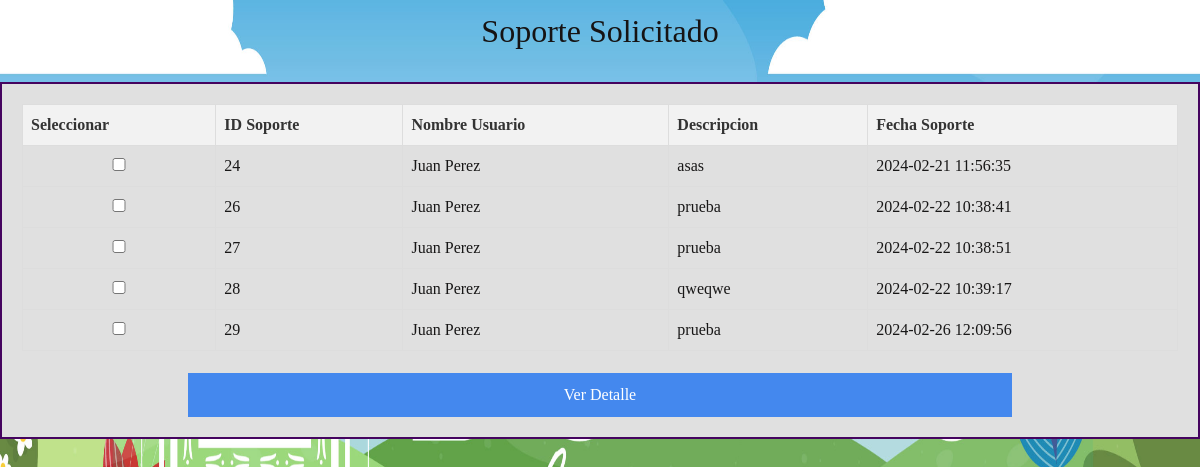
The page /admi_soporte.php (signed in) on the database its author committed.
### tables this page shows
CREATE TABLE `soporte` (
  `id_soporte` int(11) NOT NULL,
  `id_usuario` int(11) NOT NULL,
  `descripcion` varchar(300) NOT NULL,
  `fecha_soporte` datetime NOT NULL
);

CREATE TABLE `usuarios` (
  `id` int(11) NOT NULL,
  `nombre` text NOT NULL,
  `usuario` text NOT NULL,
  `contraseña` varchar(10) NOT NULL,
  `id_cargo` int(11) NOT NULL,
  `id_dpto` int(11) DEFAULT NULL
);

### admi_soporte.php (the view, shortened to what this page needs)
<!DOCTYPE html>
<html lang="en">
<head>
    <link rel="stylesheet" href="css/style.css">
    <link href="https://cdn.jsdelivr.net/npm/bootstrap@5.1.3/dist/css/bootstrap.min.css" rel="stylesheet">
</head>
<body>
    <div>
        <h2>Soporte Solicitado</h2>
        <div id="main-content">
            <div class="sol-div">
                <?php
                $host = "localhost";
                $usuario = "root";
                $clave = "";
                $base_de_datos = "gestion";
                $conexion = mysqli_connect($host, $usuario, $clave, $base_de_datos);
                $consultaSoporte = "SELECT s.id_soporte, s.id_usuario, s.descripcion, s.fecha_soporte, u.nombre AS nombre, d.departamento
                    FROM soporte s
                    INNER JOIN usuarios u ON s.id_usuario = u.id
                    INNER JOIN departamento d ON u.id_dpto = d.id_dpto WHERE u.id_dpto ";
                $resultadoSoporte = mysqli_query($conexion, $consultaSoporte);
                if ($resultadoSoporte && mysqli_num_rows($resultadoSoporte) > 0) {
                    echo "<table class='mi-tabla'>
                        <tr>
                            <th>Seleccionar</th>
                            <th>ID Soporte</th>
                            <th>Nombre Usuario</th>
                            <th>Descripcion</th>
                            <th>Fecha Soporte</th>
                        </tr>";
                    while ($fila = mysqli_fetch_assoc($resultadoSoporte)) {
                        echo "<tr>
                            <td><input type='checkbox' name='seleccion[]' value='{$fila['id_soporte']}'></td>
                            <td>{$fila['id_soporte']}</td>
                            <td>{$fila['nombre']}</td>
                            <td>{$fila['descripcion']}</td>
                            <td>{$fila['fecha_soporte']}</td>
                        </tr>";
                    }
                    echo "</table>";
                } else {
                    echo "No hay soportes pendientes.";
                }
                ?>
                <input type="button" value="Ver Detalle" id="verDetalle">
            </div>
        </div>
    </div>
</body>
</html>

### css/style.css (style rules this page uses)
* { padding: 0; margin: 0; font-family: century gothic; text-align: center; }
h2 { text-align: center; padding: 12px; color: rgb(22, 19, 19); }
input { border: 2px solid #f51313; width: 100%; padding: 10px; box-sizing: border-box; }
input::placeholder { color: rgba(124, 124, 124, 0.5); }
input[type="button"] { background-color: #48e; color: #fff; width: calc(80% - 100px); margin: 0 10%; margin-top: 22px; border: none; }
body { background-image: url(../css/IMG/fondo.jpg); height: 100vh; overflow: hidden; background-size: cover; background-position: center; background-repeat: no-repeat; background-size: contain; background-size: auto; background-size: 100% 100%; }
.mi-tabla { width: 100%; border-collapse: collapse; }
.mi-tabla th, .mi-tabla td { border: 1px solid #dddddd; padding: 8px; text-align: left; border: 1px solid #dddddd; }
.mi-tabla th { background-color: #f2f2f2; }
.mi-tabla td { color: #181717; }
.sol-div { width: 100%; height: 100%; background-color: #e0e0e0; border: 2px solid #45045f; padding: 20px; color: #333; font-size: 16px; text-align: center; }
#main-content { margin-top: 20px; text-align: center; }

### rows shown on the page
soporte: id_soporte "24", id_usuario.nombre "Juan Perez", descripcion "asas", fecha_soporte "2024-02-21 11:56:35"
soporte: id_soporte "26", id_usuario.nombre "Juan Perez", descripcion "prueba", fecha_soporte "2024-02-22 10:38:41"
soporte: id_soporte "27", id_usuario.nombre "Juan Perez", descripcion "prueba", fecha_soporte "2024-02-22 10:38:51"
soporte: id_soporte "28", id_usuario.nombre "Juan Perez", descripcion "qweqwe", fecha_soporte "2024-02-22 10:39:17"
soporte: id_soporte "29", id_usuario.nombre "Juan Perez", descripcion "prueba", fecha_soporte "2024-02-26 12:09:56"
